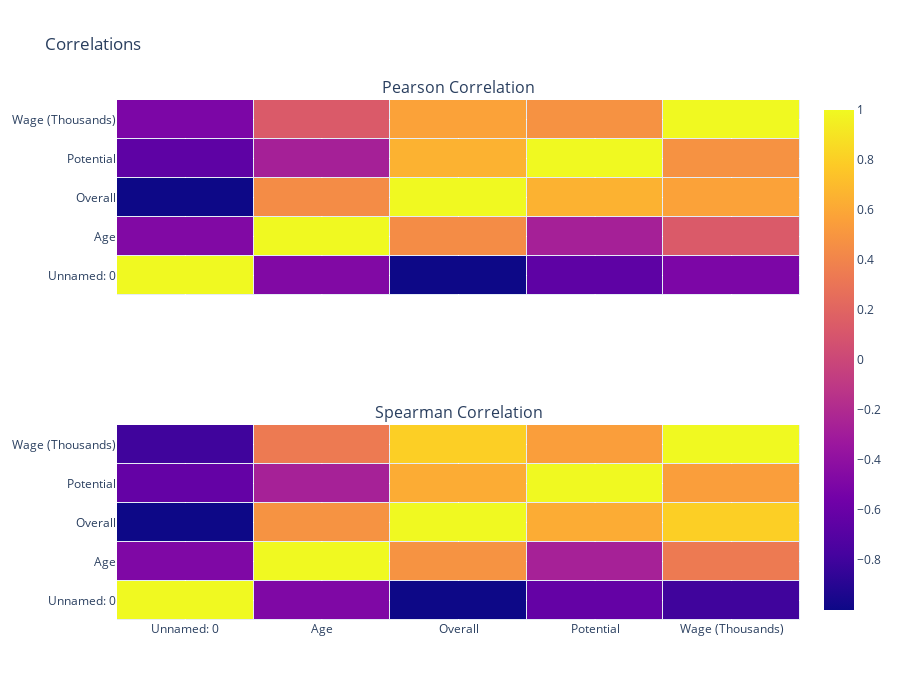

The notebook cell saved with this chart:
### Markdown cell above
# Correlation matrices

### Code cell
fig = make_subplots(rows=2, cols=1,shared_xaxes=True,subplot_titles=('Pearson Correlation', 
                                                                     'Spearman Correlation'))
s_val = fifaData.corr('pearson')
s_idx = s_val.index
s_col = s_val.columns
s_val = s_val.values
fig.add_trace(
    go.Heatmap(x=s_col,y=s_idx,z=s_val,name='pearson',showscale=False,xgap=1,ygap=1),
    row=1, col=1
)


s_val = fifaData.corr('spearman')
s_idx = s_val.index
s_col = s_val.columns
s_val = s_val.values
fig.add_trace(
    go.Heatmap(x=s_col,y=s_idx,z=s_val,xgap=1,ygap=1),
    row=2, col=1
)

fig.update_layout(height=700, width=900, title_text="Correlations")
fig.show()

### Figure 1 — Plotly figure (JSON) as saved in the notebook; plotly's stock layout.template omitted (floating-point values rounded to 4 significant figures)
{"data": [{"name": "pearson", "showscale": false, "type": "heatmap", "x": ["Unnamed: 0", "Age", "Overall", "Potential", "Wage (Thousands)"], "xaxis": "x", "xgap": 1, "y": ["Unnamed: 0", "Age", "Overall", "Potential", "Wage (Thousands)"], "yaxis": "y", "ygap": 1, "z": [[1, -0.4548, -0.9727, -0.633, -0.4842], [-0.4548, 1, 0.4525, -0.2538, 0.1438], [-0.9727, 0.4525, 1, 0.6606, 0.5761], [-0.633, -0.2538, 0.6606, 1, 0.4888], [-0.4842, 0.1438, 0.5761, 0.4888, 1]]}, {"type": "heatmap", "x": ["Unnamed: 0", "Age", "Overall", "Potential", "Wage (Thousands)"], "xaxis": "x2", "xgap": 1, "y": ["Unnamed: 0", "Age", "Overall", "Potential", "Wage (Thousands)"], "yaxis": "y2", "ygap": 1, "z": [[1, -0.4838, -0.999, -0.6235, -0.8022], [-0.4838, 1, 0.4841, -0.2639, 0.3382], [-0.999, 0.4841, 1, 0.6244, 0.8028], [-0.6235, -0.2639, 0.6244, 1, 0.5471], [-0.8022, 0.3382, 0.8028, 0.5471, 1]]}], "layout": {"annotations": [{"font": {"size": 16}, "showarrow": false, "text": "Pearson Correlation", "x": 0.5, "xanchor": "center", "xref": "paper", "y": 1, "yanchor": "bottom", "yref": "paper"}, {"font": {"size": 16}, "showarrow": false, "text": "Spearman Correlation", "x": 0.5, "xanchor": "center", "xref": "paper", "y": 0.375, "yanchor": "bottom", "yref": "paper"}], "height": 700, "title": {"text": "Correlations"}, "width": 900, "xaxis": {"anchor": "y", "domain": [0, 1], "matches": "x2", "showticklabels": false}, "xaxis2": {"anchor": "y2", "domain": [0, 1]}, "yaxis": {"anchor": "x", "domain": [0.625, 1]}, "yaxis2": {"anchor": "x2", "domain": [0, 0.375]}}}
